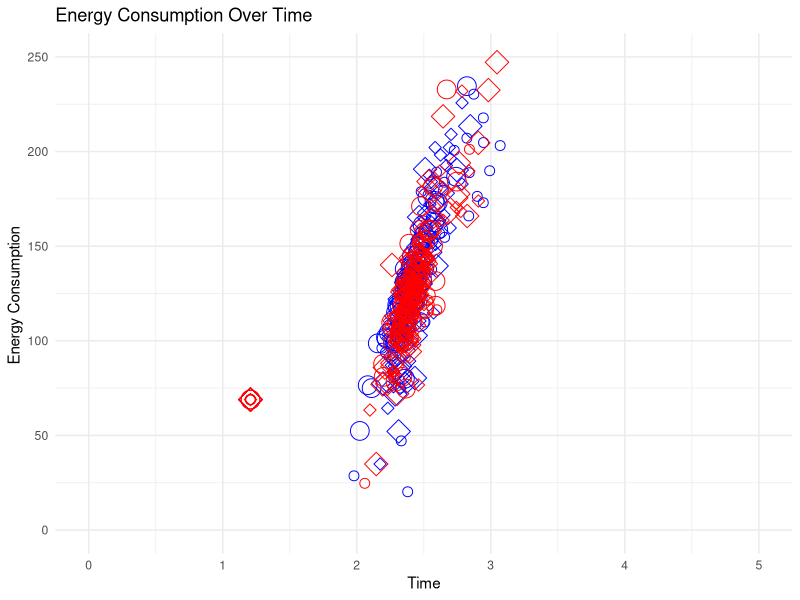

Write R code to recreate this figure.
mixed_data_inverted <- read.csv("data/ola-1.11.8-mixed-inverted-ola-mixed-inverted-16-Dec-09-02-52.csv")
mixed_data_inverted$group <- "regular"
mixed_data_inverted$work <- ifelse( mixed_data_inverted$work == "ola-mixed-inverted", "workload", "base")
mixed_data_regular <- read.csv("data/ola-1.11.8-ola-no0-16-Dec-17-43-49.csv")
mixed_data_regular$group <- "no0"
mixed_data_regular$work <- ifelse( mixed_data_regular$work == "ola-no0", "workload", "base")

mixed_data <- rbind(mixed_data_regular, mixed_data_inverted)
for (i in 2:nrow(mixed_data)) {
  if (mixed_data$work[i] == "workload") {
    if (mixed_data$PKG[i]*mixed_data$PKG[i-1] == 0)  {
      next
    }
    mixed_data$delta_seconds[i] <- mixed_data$seconds[i] - mixed_data$seconds[i-1]
    mixed_data$delta_PKG[i] <- mixed_data$PKG[i] - mixed_data$PKG[i-1]
  }
}

library(ggplot2)
library(dplyr)
mixed_data_workload <- mixed_data %>% filter(delta_PKG != 0)

mixed_data_workload$color <- ifelse(mixed_data_workload$group == "regular", "red", "blue")
mixed_data_workload$shape <- ifelse(mixed_data_workload$dimension == 3, 21,23)
mixed_data_workload$size <- ifelse(mixed_data_workload$population_size == 200, 3,6)
ggplot(mixed_data_workload, aes(x = delta_seconds, y = delta_PKG)) +
  geom_point(color=mixed_data_workload$color, shape=mixed_data_workload$shape, size=mixed_data_workload$size) +
  labs(
    title = "Energy Consumption Over Time",
    x = "Time",
    y = "Energy Consumption "
  ) +
  theme_minimal() + xlim(0,5)+ ylim(0,250)

summary_data <- mixed_data %>%
  filter( PKG != 0) %>%
  group_by(work,population_size, dimension, max_gens, group) %>%
  summarise(
    mean_PKG = mean(PKG),
    median_PKG = median(PKG),
    sd_PKG = sd(PKG),
    trimmed_PKG = mean(PKG, trim = 0.2),
    mean_delta_PKG = mean(delta_PKG, trim=0.2),
    sd_delta_PKG = sd(delta_PKG)
  )

for (dim in c(3,5)) {
  for (pop in c(200,400)) {
    data_subset <- mixed_data %>%
      filter(dimension == dim, population_size == pop, work == "workload")
    group_regular <- data_subset$PKG[data_subset$group == "regular"]
    cat( "=================================================================================\n")
    cat( "Mean PKG for regular, Dim:", dim, "Pop:", pop, "=", mean(group_regular), "\n")
    group_inverted <- data_subset$PKG[data_subset$group == "no0"]
    cat( "Mean PKG for no0, Dim:", dim, "Pop:", pop, "=", mean(group_inverted), "\n")
    test_result <- wilcox.test(group_regular, group_inverted)
    cat("PKG Dimension:", dim, "Population Size:", pop, "p-value:", test_result$p.value, "\n")

    group_regular <- data_subset$delta_PKG[data_subset$group == "regular"]
    cat( "\nMean delta PKG for regular, Dim:", dim, "Pop:", pop, "=", mean(group_regular), "\n")
    group_inverted <- data_subset$delta_PKG[data_subset$group == "no0"]
    cat( "Mean delta PKG for no0, Dim:", dim, "Pop:", pop, "=", mean(group_inverted), "\n")
    test_result <- wilcox.test(group_regular, group_inverted)
    cat("Delta PKG Dimension:", dim, "Population Size:", pop, "p-value:", test_result$p.value, "\n")
  }
}




